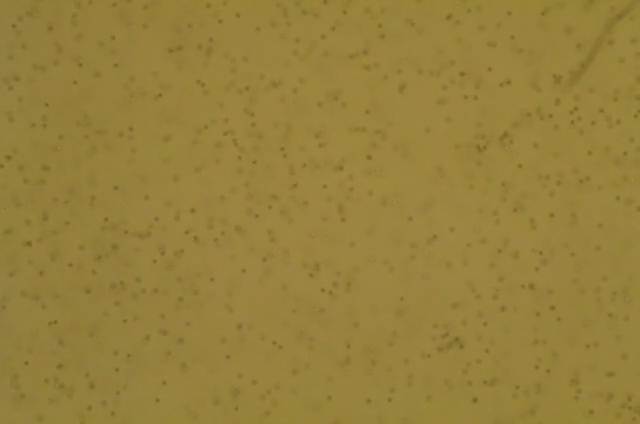
#> input picture bulk_water_151.png, 640 x 424 px
$ jupyter execute --allow-errors ImageProcessingYT.ipynb
#> lines starting #> are read from the running program, lines starting #| are printed output that depends on the picture
Computer Vision: Area & Centroids using contours in OpenCV & Python

YT : https://www.youtube.com/watch?v=6AY5p1uC5gM

Depending on your fiducial you can use different methods. A very common method, already implemented in OpenCV is SIFT, which finds scale invariant robust points in an image. The way to proceed is:

Run SIFT on your fiducial offline. This generates keypoints to be tracked.

Run SIFT real-time (or FAST, which can also generate SIFT descriptors) to find keypoints in the scene.

Use a matcher (FLANN matcher, for example) to find which keypoints found in the image correspong to the fiducial.

Run findhomography() for matched points. From the found homography H matrix 3x3, you can obtain the camera pose.

[cell 1]
import cv2
import numpy as np
import imutils

#> (a cell that did not finish here is left out)

Buscar objetos en Imagen:

YT: https://www.youtube.com/watch?v=yh_nRTkh9xo

[cell 3]
import trackpy as tp
import numpy as np
import pandas as payload_size
from pandas import DataFrame, Series
# tp.locate

import numpy as np
import matplotlib as mpl
import matplotlib.pyplot as plt

mpl.rc('image', cmap = 'gray')

from matplotlib.image import imread

import pims

def gray(image):
    return image[:, :, 1]


frame = gray(imread('bulk_water_151.png'))
#> in gray, `return image[:, :, 1]`:
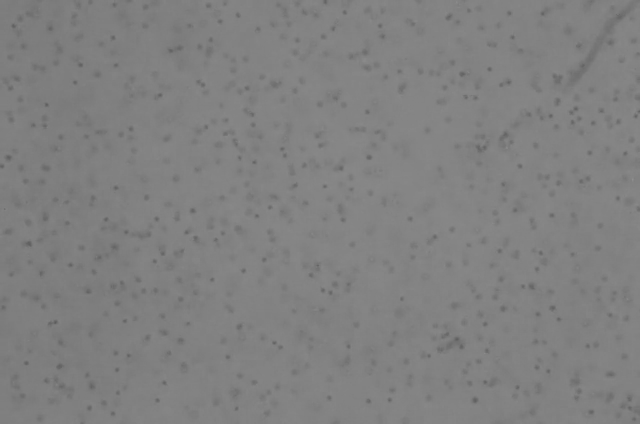
#> returned value: shape (424, 640) float32; min 0.361, max 0.561, mean 0.504
plt.imshow(frame)
